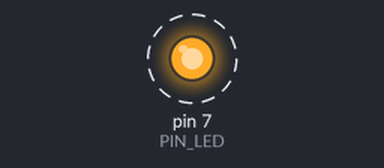
Recording of a sketch running on a simulated Arduino Uno, built with avr-gcc and run on an emulated ATmega328P. On the bench: output pins drawn as LEDs (lit = HIGH). Dashed ring = blinking. At 3.0 s the program stops and its outputs stay as they are.

Above: at 1.1 s.
Timing chart, 0 to 4.0 s (numbered marks = the images above):
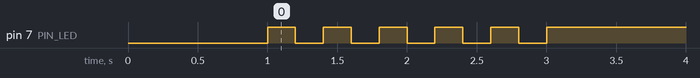

Measured:
- by itself, pin 7 (PIN_LED): alternates HIGH for 0.20 s and LOW for 0.20 s, 11 changes in all, then stays HIGH

The sketch:

05_practice_2.ino
```cpp
#define PIN_LED 7
unsigned int count, toggle;

void setup() {
  pinMode(PIN_LED, OUTPUT);
  Serial.begin(115200);
  while (!Serial){
    ;
  }
  count = toggle = 0;
  digitalWrite(PIN_LED, toggle);
  delay(1000);
}

void loop() {
    for(int i = 0; i < 10; i++){
        toggle = toggle_state(toggle);
        digitalWrite(PIN_LED, toggle);
        delay(200);
    }
    while(1){
      toggle = 1;
      digitalWrite(PIN_LED, toggle);
    }
}

int toggle_state(int toggle){
    if (toggle == 0) {
       return 1;
    }
    else {
       return 0;
    }
}
```
